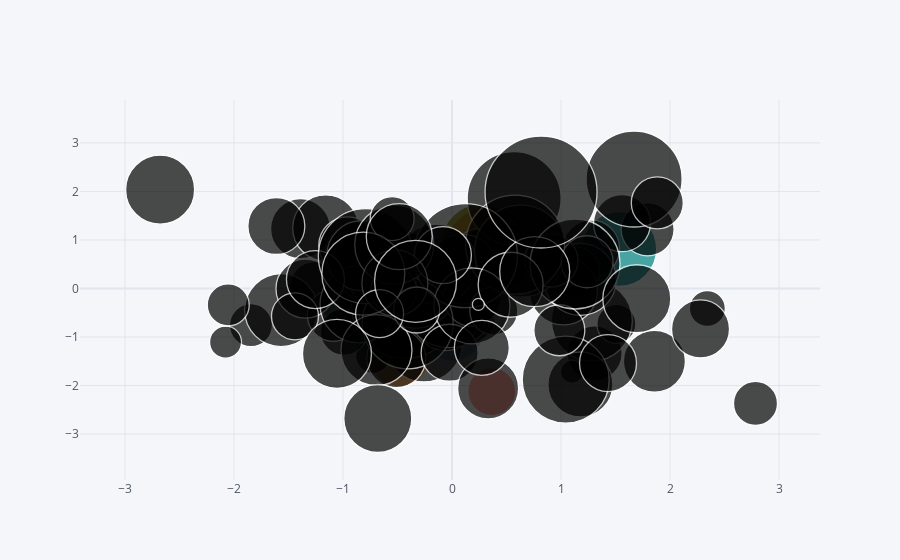

Notebook code for this chart:
### Code cell
df.iplot(kind='bubble',x='A',y='B',size='C') # popular for macro-economic data
